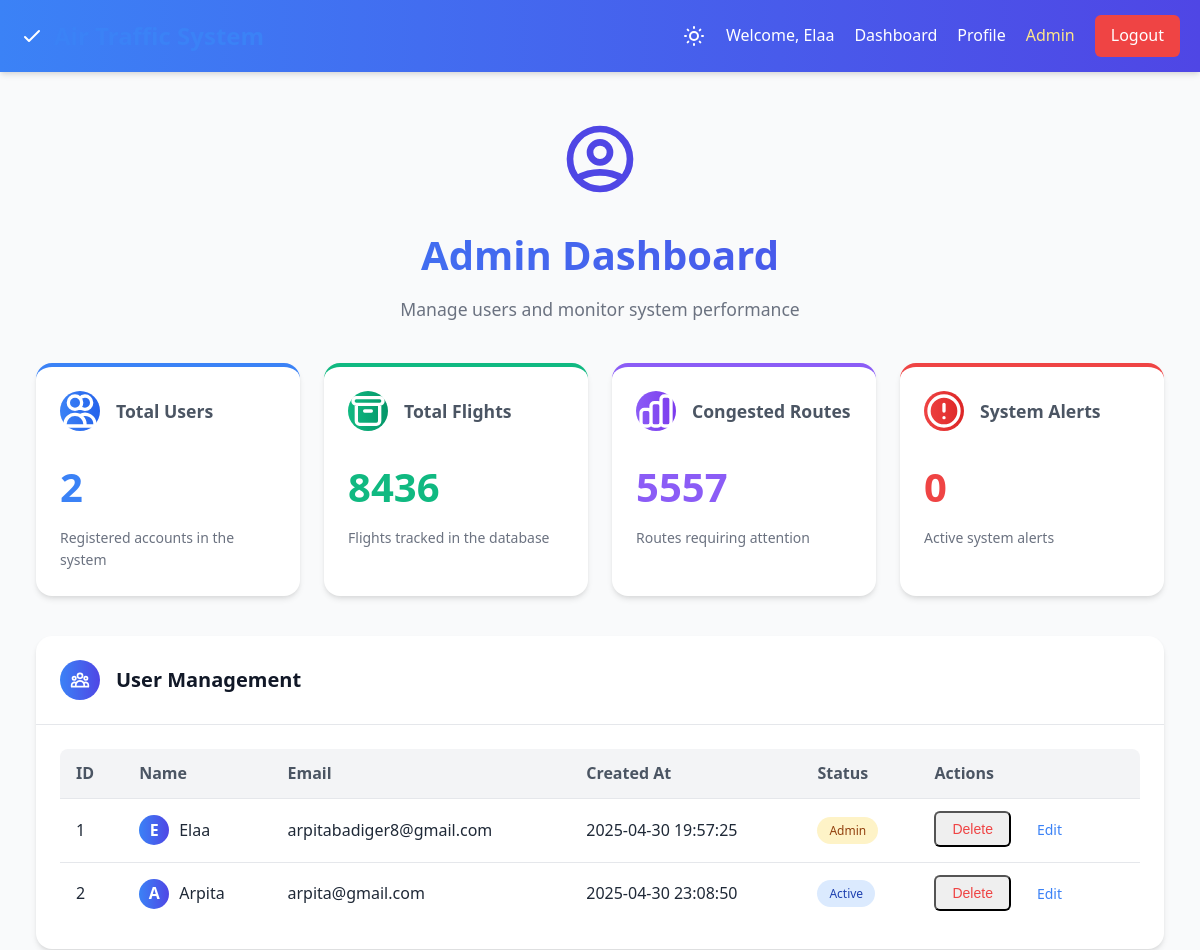
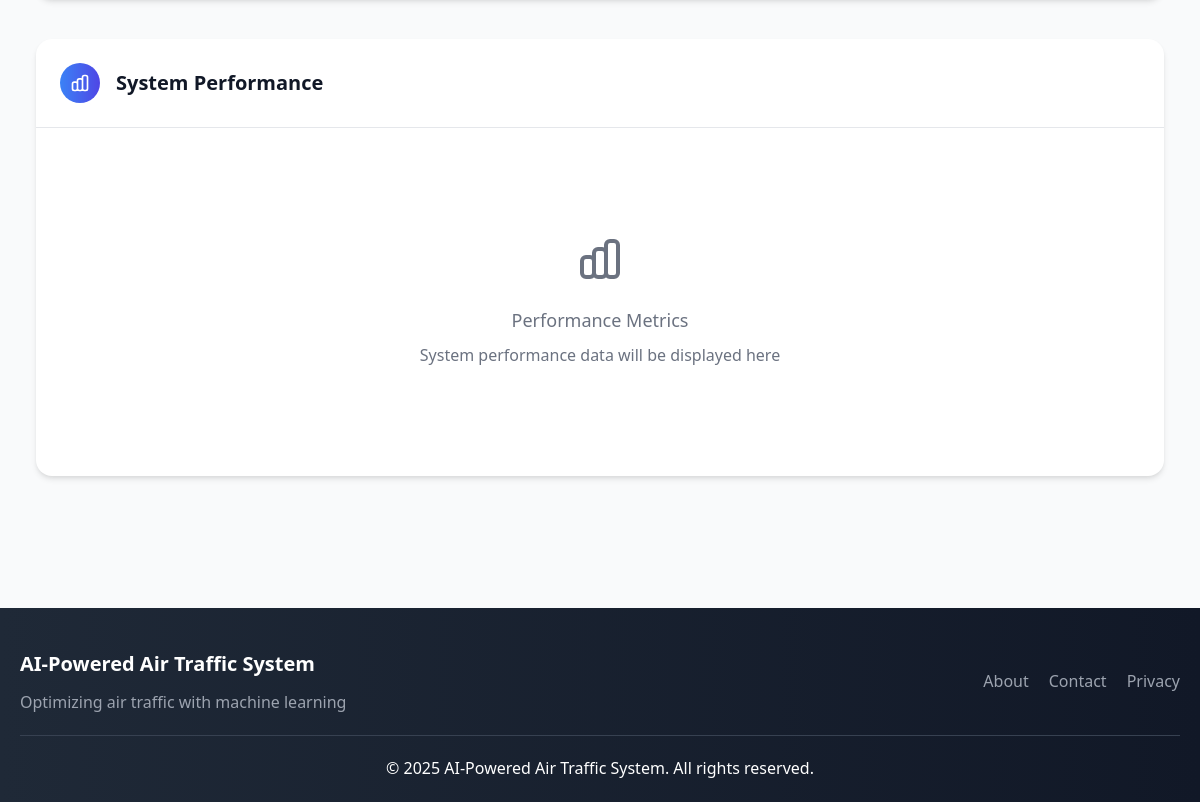
The page /admin (signed in) on the database its author committed (2 pictures, top to bottom).
### tables this page shows
CREATE TABLE users
                 (id INTEGER PRIMARY KEY AUTOINCREMENT,
                  email TEXT UNIQUE NOT NULL,
                  name TEXT NOT NULL,
                  password TEXT NOT NULL,
                  created_at TIMESTAMP DEFAULT CURRENT_TIMESTAMP);

### air_traffic_system.py (the view)
@app.route('/admin')
@login_required
def admin():
    if current_user.id != 1:
        flash('You do not have permission to access the admin panel', 'error')
        return redirect(url_for('dashboard'))
    conn = sqlite3.connect('air_traffic.db')
    cursor = conn.cursor()
    cursor.execute("SELECT id, name, email, created_at FROM users")
    users = [{'id': row[0], 'name': row[1], 'email': row[2], 'created_at': row[3]} for row in cursor.fetchall()]
    cursor.execute("SELECT COUNT(*) FROM users")
    user_count = cursor.fetchone()[0]
    cursor.execute("SELECT COUNT(*) FROM flights")
    flight_count = cursor.fetchone()[0]
    cursor.execute("SELECT COUNT(*) FROM flights WHERE congestion = 'Congested'")
    congested_count = cursor.fetchone()[0]
    conn.close()
    return render_template('admin_enhanced.html',
                          users=users,
                          user_count=user_count,
                          flight_count=flight_count,
                          congested_count=congested_count)

### air_traffic_system.py (called while the page is built)
@login_manager.user_loader
def load_user(user_id):
    conn = sqlite3.connect('air_traffic.db')
    cursor = conn.cursor()
    cursor.execute("SELECT id, email, name FROM users WHERE id = ?", (user_id,))
    user = cursor.fetchone()
    conn.close()
    if user:
        return User(user[0], user[1], user[2])
    return None

### templates/admin_enhanced.html (shortened to what this page needs)
{% extends "base.html" %}
{% block content %}
<div class="admin-container">
    <div class="admin-header">
        <div class="admin-icon animate-float">
            <svg xmlns="http://www.w3.org/2000/svg" fill="none" viewBox="0 0 24 24" stroke="currentColor">
                <path stroke-linecap="round" stroke-linejoin="round" stroke-width="2" d="M5.121 17.804A13.937 13.937 0 0112 16c2.5 0 4.847.655 6.879 1.804M15 10a3 3 0 11-6 0 3 3 0 016 0zm6 2a9 9 0 11-18 0 9 9 0 0118 0z" />
            </svg>
        </div>
        <h1 class="admin-title">Admin Dashboard</h1>
        <p class="admin-subtitle">Manage users and monitor system performance</p>
    </div>
    <div class="admin-stats-grid">
        <div class="admin-stat-card admin-stat-card-blue">
            <div class="admin-stat-header">
                <div class="admin-stat-icon admin-stat-icon-blue">
                    <svg xmlns="http://www.w3.org/2000/svg" fill="none" viewBox="0 0 24 24" stroke="currentColor">
                        <path stroke-linecap="round" stroke-linejoin="round" stroke-width="2" d="M12 4.354a4 4 0 110 5.292M15 21H3v-1a6 6 0 0112 0v1zm0 0h6v-1a6 6 0 00-9-5.197M13 7a4 4 0 11-8 0 4 4 0 018 0z" />
                    </svg>
                </div>
                <div class="admin-stat-title">Total Users</div>
            </div>
            <div class="admin-stat-value admin-stat-value-blue">{{ user_count }}</div>
            <div class="admin-stat-description">Registered accounts in the system</div>
        </div>
        <div class="admin-stat-card admin-stat-card-green">
            <div class="admin-stat-header">
                <div class="admin-stat-icon admin-stat-icon-green">
                    <svg xmlns="http://www.w3.org/2000/svg" fill="none" viewBox="0 0 24 24" stroke="currentColor">
                        <path stroke-linecap="round" stroke-linejoin="round" stroke-width="2" d="M5 8h14M5 8a2 2 0 110-4h14a2 2 0 110 4M5 8v10a2 2 0 002 2h10a2 2 0 002-2V8m-9 4h4" />
                    </svg>
                </div>
                <div class="admin-stat-title">Total Flights</div>
            </div>
            <div class="admin-stat-value admin-stat-value-green">{{ flight_count }}</div>
            <div class="admin-stat-description">Flights tracked in the database</div>
        </div>
        <div class="admin-stat-card admin-stat-card-purple">
            <div class="admin-stat-header">
                <div class="admin-stat-icon admin-stat-icon-purple">
                </div>
                <div class="admin-stat-title">Congested Routes</div>
            </div>
            <div class="admin-stat-value admin-stat-value-purple">{{ congested_count }}</div>
            <div class="admin-stat-description">Routes requiring attention</div>
        </div>
        <div class="admin-stat-card admin-stat-card-red">
            <div class="admin-stat-header">
                <div class="admin-stat-icon admin-stat-icon-red">
                    <svg xmlns="http://www.w3.org/2000/svg" fill="none" viewBox="0 0 24 24" stroke="currentColor">
                        <path stroke-linecap="round" stroke-linejoin="round" stroke-width="2" d="M12 8v4m0 4h.01M21 12a9 9 0 11-18 0 9 9 0 0118 0z" />
                    </svg>
                </div>
                <div class="admin-stat-title">System Alerts</div>
            </div>
            <div class="admin-stat-value admin-stat-value-red">0</div>
            <div class="admin-stat-description">Active system alerts</div>
        </div>
    </div>
    <div class="admin-card">
        <div class="admin-card-header">
            <div class="admin-card-icon">
            </div>
            <h2 class="admin-card-title">User Management</h2>
        </div>
        <div class="admin-card-body">
            <div class="admin-table-responsive">
                <table class="admin-table">
                    <thead>
                        <tr>
                            <th>ID</th>
                            <th>Name</th>
                            <th>Email</th>
                            <th>Created At</th>
                            <th>Status</th>
                            <th>Actions</th>
                        </tr>
                    </thead>
                    <tbody>
                        {% for user in users %}
                        <tr>
                            <td>{{ user.id }}</td>
                            <td>
                                <div style="display: flex; align-items: center;">
                                    <div style="width: 30px; height: 30px; border-radius: 50%; background: linear-gradient(to right, #3b82f6, #4f46e5); color: white; display: flex; align-items: center; justify-content: center; margin-right: 10px; font-weight: bold;">
                                        {{ user.name[0] | upper }}
                                    </div>
                                    {{ user.name }}
                                </div>
                            </td>
                            <td>{{ user.email }}</td>
                            <td>{{ user.created_at }}</td>
                            <td>
                                {% if user.id == 1 %}
                                    <span class="admin-badge admin-badge-yellow">Admin</span>
                                {% else %}
                                    <span class="admin-badge admin-badge-blue">Active</span>
                                {% endif %}
                            </td>
                            <td>
                                <div style="display: flex; gap: 10px;">
                                    <form method="POST" action="{{ url_for('delete_user', user_id=user.id) }}"
                                          onsubmit="return confirm('Are you sure you want to delete this user?');">
                                        <button type="submit" class="admin-button admin-button-red">Delete</button>
                                    </form>
                                    <a href="#" class="admin-button admin-button-blue">Edit</a>
                                </div>
                            </td>
                        </tr>
                        {% endfor %}
                    </tbody>
                </table>
            </div>
        </div>
    </div>
    <div class="admin-card">
        <div class="admin-card-header">
            <div class="admin-card-icon">
            </div>
            <h2 class="admin-card-title">System Performance</h2>
        </div>
        <div class="admin-card-body">
            <div style="height: 300px; display: flex; align-items: center; justify-content: center;">
                <div style="text-align: center; color: #6b7280;">
                    <p style="font-size: 18px; font-weight: 500; margin-bottom: 8px;">Performance Metrics</p>
                    <p>System performance data will be displayed here</p>
                </div>
            </div>
        </div>
    </div>
</div>
{% endblock %}

### templates/base.html (shortened to what this page needs)
<!DOCTYPE html>
<html lang="en" class="light">
<head>
    <link href="{{ url_for('static', filename='css/main.css') }}" rel="stylesheet">
</head>
<body>
    <nav>
        <div class="container">
            <div class="nav-logo">
                <svg xmlns="http://www.w3.org/2000/svg" width="24" height="24" fill="none" viewBox="0 0 24 24" stroke="currentColor">
                    <path stroke-linecap="round" stroke-linejoin="round" stroke-width="2" d="M5 13l4 4L19 7" />
                </svg>
                <a href="{{ url_for('dashboard') }}">Air Traffic System</a>
            </div>
            <div class="nav-links">
                <button id="theme-toggle">
                </button>
                {% if current_user.is_authenticated %}
                    <span class="user-welcome">Welcome, {{ current_user.name }}</span>
                    <a href="{{ url_for('dashboard') }}">Dashboard</a>
                    <a href="{{ url_for('profile') }}">Profile</a>
                    {% if current_user.id == 1 %}
                        <a href="{{ url_for('admin') }}" style="color: #fde68a;">Admin</a>
                    {% endif %}
                    <a href="{{ url_for('logout') }}" class="btn btn-danger">Logout</a>
                {% else %}
                    <a href="{{ url_for('login') }}">Login</a>
                    <a href="{{ url_for('signup') }}" class="btn btn-secondary">Sign Up</a>
                {% endif %}
            </div>
        </div>
    </nav>
    <div class="container">
        {% block content %}{% endblock %}
    </div>
    <footer>
        <div class="container">
            <div class="footer-content">
                <div class="footer-info">
                    <h3>AI-Powered Air Traffic System</h3>
                    <p>Optimizing air traffic with machine learning</p>
                </div>
                <div class="footer-links">
                    <a href="{{ url_for('about') }}">About</a>
                    <a href="{{ url_for('contact') }}">Contact</a>
                    <a href="{{ url_for('privacy') }}">Privacy</a>
                </div>
            </div>
            <div class="footer-bottom">
                <p>&copy; 2025 AI-Powered Air Traffic System. All rights reserved.</p>
            </div>
        </div>
    </footer>
</body>
</html>

### static/css/main.css (style rules this page uses)
:root { --primary-color: #3b82f6; --primary-dark: #2563eb; --secondary-color: #10b981; --secondary-dark: #059669; --danger-color: #ef4444; --warning-color: #f59e0b; --success-color: #10b981; --light-bg: #f9fafb; --dark-bg: #111827; --light-card: #ffffff; --dark-card: #1f2937; --light-text: #1f2937; --dark-text: #f9fafb; --border-light: #e5e7eb; --border-dark: #374151; --shadow: 0 4px 6px -1px rgba(0, 0, 0, 0.1), 0 2px 4px -1px rgba(0, 0, 0, 0.06); --shadow-lg: 0 10px 15px -3px rgba(0, 0, 0, 0.1), 0 4px 6px -2px rgba(0, 0, 0, 0.05); }
* { box-sizing: border-box; margin: 0; padding: 0; transition: background-color 0.3s ease, color 0.3s ease; }
body { font-family: 'Segoe UI', Tahoma, Geneva, Verdana, sans-serif; line-height: 1.6; background-color: var(--light-bg); color: var(--light-text); }
a { text-decoration: none; color: var(--primary-color); }
.container { width: 100%; max-width: 1280px; margin: 0 auto; padding: 0 20px; }
nav { background: linear-gradient(to right, #3b82f6, #4f46e5); color: white; box-shadow: var(--shadow); }
nav .container { display: flex; justify-content: space-between; align-items: center; padding: 15px 20px; }
.nav-logo { display: flex; align-items: center; font-size: 1.5rem; font-weight: bold; }
.nav-logo svg { margin-right: 10px; }
.nav-links { display: flex; align-items: center; gap: 20px; }
.nav-links a { color: white; text-decoration: none; }
.btn { display: inline-block; padding: 8px 16px; border-radius: 6px; font-weight: 500; cursor: pointer; text-align: center; border: none; transition: background-color 0.3s ease, transform 0.2s ease; }
.btn-danger { background-color: var(--danger-color); color: white; }
#theme-toggle { background: none; border: none; color: white; cursor: pointer; }
footer { background: linear-gradient(to right, #1f2937, #111827); color: white; padding: 40px 0 20px; margin-top: 60px; }
.footer-content { display: flex; flex-direction: column; gap: 20px; }
@media (min-width: 768px) { .footer-content { flex-direction: row; justify-content: space-between; align-items: center; } }
.footer-info h3 { font-size: 1.25rem; font-weight: 700; margin-bottom: 10px; }
.footer-info p { color: #9ca3af; }
.footer-links { display: flex; gap: 20px; }
.footer-links a { color: #9ca3af; }
.footer-bottom { text-align: center; padding-top: 20px; margin-top: 20px; border-top: 1px solid #374151; }

### rows shown on the page
users: name "Elaa", id "1", name "E", email "arpitabadiger8@gmail.com", created_at "2025-04-30 19:57:25", shows "Admin"
users: id "2", name "A", name "Arpita", email "arpita@gmail.com", created_at "2025-04-30 23:08:50", shows "Active"

### other values the page prints
{{ user_count }} "2"
{{ flight_count }} "8436"
{{ congested_count }} "5557"
